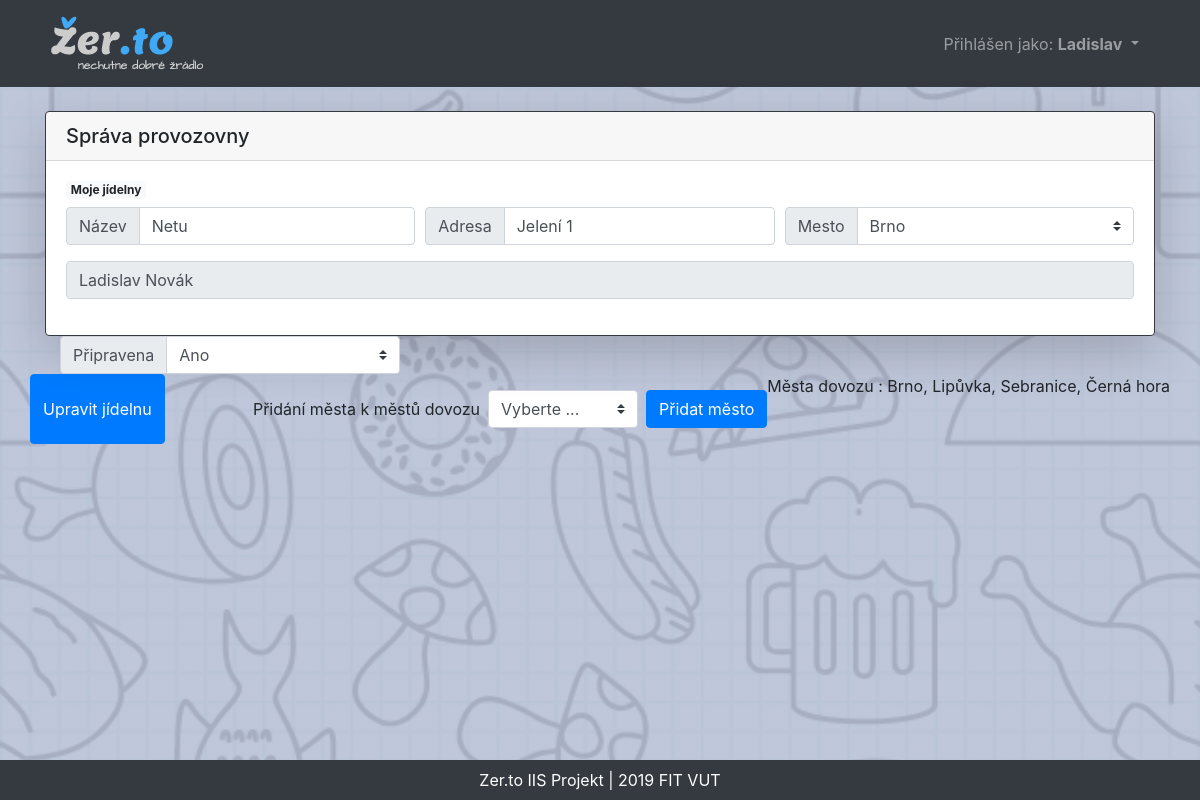
Screenshot of /op/jidelna.php?jidelna=1 (signed in) with the database file from the repository.
### tables this page shows
CREATE TABLE `jidelna` (
  `id` int(11) NOT NULL,
  `nazev` varchar(200) NOT NULL,
  `mesto` varchar(100) NOT NULL,
  `adresa` varchar(200) NOT NULL,
  `operator` int(11) DEFAULT NULL,
  `stav` bit(1) NOT NULL DEFAULT b'0'
);

CREATE TABLE `user` (
  `id` int(11) NOT NULL,
  `jmeno` varchar(150) DEFAULT NULL,
  `prijmeni` varchar(150) DEFAULT NULL,
  `email` varchar(200) NOT NULL,
  `password` varchar(200) DEFAULT NULL,
  `mesto` varchar(100) DEFAULT NULL,
  `adresa` varchar(200) DEFAULT NULL,
  `telefon` int(11) DEFAULT NULL,
  `prava` int(11) NOT NULL DEFAULT '5'
);

### functions.php (called while the page is built, shortened)
<?php
function dbconnect(){
	$db = new mysqli("","","","");
    $db->set_charset("UTF8");
    return $db;
}
function getOpName($id){
    $sql = "SELECT jmeno, prijmeni FROM user WHERE id = $id";
    $db = dbconnect();
    $celejmeno = "";
    if($getname = $db->prepare($sql)){
        $getname->execute();
        $getname->bind_result($jmeno, $prijmeni);
        if($getname->fetch())
            $celejmeno = $jmeno." ".$prijmeni;
    }
    return $celejmeno;
}
function getMestaDovozu($id){
    $sql = "SELECT mesto FROM mesta_dovozu WHERE jidelna = $id";
    $db = dbconnect();
    $mesta_dovozu = "";
    $prvni = true;
    $load_mesta_dovozu = $db->query($sql);
    if($load_mesta_dovozu->num_rows>0){
        while($row = $load_mesta_dovozu->fetch_assoc()){
            if($prvni){
                $mesta_dovozu = $row['mesto'];
                $prvni = false;
            }else{
                $mesta_dovozu = $mesta_dovozu.", ".$row['mesto'];
            }
        }
    }
    return $mesta_dovozu == "" ? "-" : $mesta_dovozu;
}
?>

### op/jidelna.php (the view, shortened to what this page needs)
<?php
include '../functions.php';
        ?><script>
<!DOCTYPE html>
<html>
	<head>
        <link rel="stylesheet" href="https://stackpath.bootstrapcdn.com/bootstrap/4.4.0/css/bootstrap.min.css" />
        <link rel="stylesheet" href="../styles/styles.css" />
	</head>
	<body>
        <nav class='mb-4 navbar navbar-expand-lg navbar-dark bg-dark'>
            <div class='container'>
                <a class='navbar-brand' href='../index.php'><img src='../pic/logo/logo.png' /></a>
                    <div class='collapse navbar-collapse' id='navbarSupportedContent-4'>
                        <ul class='navbar-nav ml-auto'>
                        <?php
                            if(isset($_SESSION['jmeno'])){
                                echo "
                                <li class='nav-link dropdown'>
                                    <span class='nav-link dropdown-toggle' id='navbarDropdownMenuLink-4' data-toggle='dropdown' aria-haspopup='true' aria-expanded='false'>Přihlášen jako:
                                    <b>".$_SESSION['jmeno']."</b>
                                    </span>
                                    <div class='dropdown-menu dropdown-menu-right' aria-labelledby='navbarDropdownMenuLink-4'>
                                    ";
                            echo "</div></nav>";
            }
        ?>
    <main class="container">
        <section class="row justify-content-md-center">
            <div class="col col-md-12">
                <div class="card shadow-lg border-dark">
                <h5 class="card-header">Správa provozovny</h5>
                    <div class="card-body">
        <?php
        if($_SESSION['prava'] == 1)
            echo "<a class='mb-2 badge badge-light' href=\"../admin/jidelny.php\">Všechny jídelny</a><br>";
        else
            echo "<a class='mb-2 badge badge-light' href=\"./moje_jidelny.php\">Moje jídelny</a><br>";
            $db = dbconnect();
            if($jidelna_id = filter_input(INPUT_GET, "jidelna", FILTER_VALIDATE_INT)){
                $sql = "SELECT nazev, mesto, adresa, operator, stav FROM jidelna WHERE id = $jidelna_id";
                $user = $db->prepare($sql);
                $user->execute();
                $user->bind_result($nazev, $mesto, $adresa, $operator, $stav);
                if($operator == $_SESSION['id'] || $_SESSION['prava'] == 1){
                    echo "
                    <form class='clearfix' method=\"post\" action=\"\" enctype=\"multipart/form-data\">
                    <div class='form-row'>
                        <div class='col-md-4 mb-3'>
                            <div class='input-group'>
                                <div class='input-group-prepend'>
                                    <label class='input-group-text' id='nazev'>Název</label>
                                </div>
                                <input class='form-control' id='nazev' type=\"text\" value=\"$nazev\" name=\"nazev\" required=\"required\">
                            </div>
                        </div>
                        <div class='col-md-4 mb-3'>
                            <div class='input-group'>
                                <div class='input-group-prepend'>
                                    <label class='input-group-text' id='adresa'>Adresa</label>
                                </div>
                                <input class='form-control' id='adresa' type=\"text\" value=\"$adresa\" name=\"adresa\" required=\"required\">
                            </div>
                        </div>
                        <div class='col-md-4 mb-3'>
                            <div class='input-group'>
                                <div class='input-group-prepend'>
                                    <label class='input-group-text' id='mesto'>Mesto</label>
                                </div>
                                <select class='custom-select' id='mesto' name=\"mesto\">
                                    <option selected disabled value=''>Vyberte ...</option>";
                                    $sql_mesta = "SELECT nazev FROM mesta";
                                    $mesta = $db->query($sql_mesta);
                                    if ($mesta->num_rows > 0) {
                                        while ($row = $mesta->fetch_assoc()) {
                                            if($row['nazev'] == $mesto)
                                                echo "<option value=\"".$row["nazev"]."\" selected>".$row["nazev"] . "</option>";
                                            else
                                                echo "<option value=\"".$row["nazev"]."\">".$row["nazev"] . "</option>";
                                        }
                                    }
                        echo "</select>
                            </div>
                        </div>
                    </div>
		    ";
                            if($_SESSION['prava'] == 1){
                                echo "
                                <div class='form-row'>
				    <div class='col-md-4'>
					<div class='input-group'>
					    <div class='input-group-prepend'>
						<label class='input-group-text' id='prava'>Operátor</label>
					    </div>
                                <select class='custom-select' id='prava' name=\"operator\">";
                                echo "<option selected disabled value=''>Vyberte ...</option>";
                                $sql_op = "SELECT id, jmeno, prijmeni FROM user WHERE prava = 2";
                                $operators = $db->query($sql_op);
                                if ($operators->num_rows > 0) {
                                    while ($row = $operators->fetch_assoc()) {
                                        if($row['id'] == $operator)
                                            echo "<option value=\"".$row["id"]."\" selected>".$row["jmeno"]." ".$row['prijmeni'] . "</option>";
                                        else
                                            echo "<option value=\"".$row["id"]."\">".$row["jmeno"]." ".$row['prijmeni'] . "</option>";
                                    }
                                }
                                $operators->close();
                                echo "</select>
                                </div>
                            </div>
                                ";
                            }else{
                                echo "<input class='form-control' type=\"text\" value=\"".getOpName($operator)."\" readonly>";
                                echo "</div></div>";
                            }
                            echo "
                            <div class='col col-md-4'>
                                <div class='input-group'>
                                    <div class='input-group-prepend'>
                                        <label class='input-group-text' id='pripravena'>Připravena</label>
                                    </div>
                                    <select class='custom-select' id='pripravena' name=\"stav\">";
                            if($stav == 0){
                                echo "<option value=\"0\" selected>Ne</option>";
                                echo "<option value=\"1\">Ano</option>";
                            }else{
                                echo "<option value=\"1\" selected>Ano</option>";
                            }
                            echo "</select>
                                </div>
                            </div>
                        </div>
                            ";
                        echo "<input class='btn btn-primary float-right' type=\"submit\" name=\"submit\" value=\"Upravit jídelnu\">";
                    $mesta_dovozu = getMestaDovozu($jidelna_id);
                    echo "<form class='mt-3 form-inline' method=\"post\" action=\"\" enctype=\"multipart/form-data\">";
                    echo "<label id='mst'>Přidání města k městů dovozu</label>";
                    echo "<select id='mst' class='mx-2 custom-select' name=\"mesta\">";
                    echo "<option disabled value='' selected>Vyberte ...</option>";
                    echo "</select>";
                    echo "<input class='btn btn-primary float-right' type=\"submit\" name=\"submit_mesto\" value=\"Přidat město\">";
                    echo "</form>";
                    echo "<p>Města dovozu : $mesta_dovozu </p>";
                }else{
                    echo "<p class='alert alert-danger border-danger text-center my-2'>Jídelna s tímto id neexistuje!</p>";
                }
            }else{
                ?><script>
                    window.location = "../index.php";
                </script><?php
            }
                        ?>
        </section>
    </main>
    <footer class="mt-4 bg-info">
        <div class="bg-dark p-2 text-center text-white footer">
            Zer.to IIS Projekt | 2019 FIT VUT
        </div>
    </footer>
	</body>
</html>

### styles/styles.css (style rules this page uses)
html { height: 100%; margin: 0; padding: 0; }
body { background: linear-gradient(rgba(185, 193, 214, 0.9), rgba(185, 193, 214, 0.9)), url("../pic/logo/bgd.jpg") #FFF; background-size: cover; min-height: 100%; margin: 0; padding: 0 0 100px 0; position: relative; }
.footer { position: absolute; bottom: 0; width: 100%; }

### rows the page displays
jidelna: nazev "Netu", adresa "Jelení 1", operator.prijmeni "Ladislav Novák", stav "Ano"

### other values shown
$_SESSION['jmeno'] "Ladislav"
$mesta_dovozu "Brno, Lipůvka, Sebranice, Černá hora"
form field mesto "Brno"
